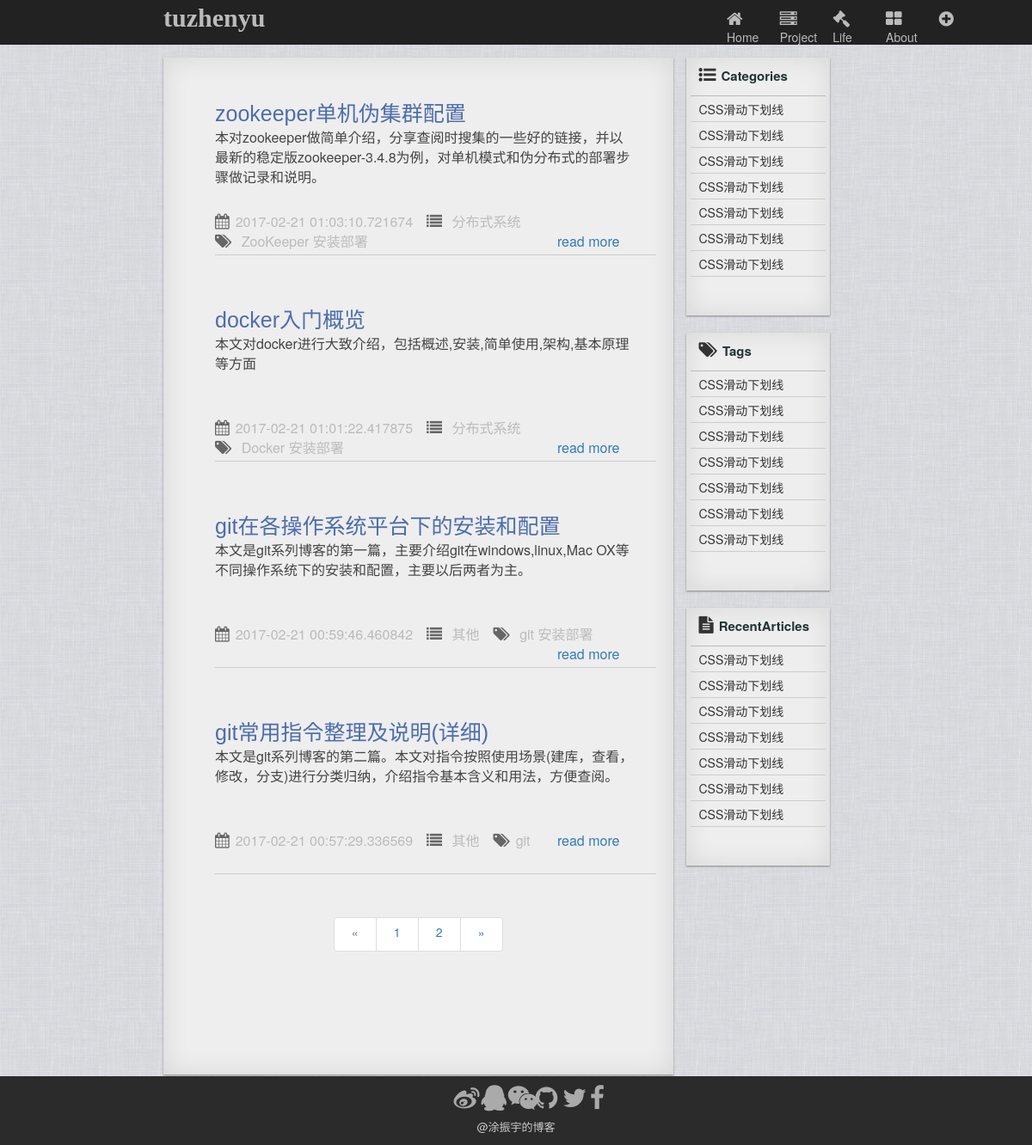
/index, run on the app's committed database.
### app/models.py (models this page shows)
class Article(db.Model):
    __tablename__ = 'articles'
    id = db.Column(db.Integer, primary_key = True)
    markDownEdit = db.Column(db.Text)
    timestamp = db.Column(db.DateTime,index=True,default=datetime.utcnow)
    title = db.Column(db.String(128))
    category = db.Column(db.String(32))
    tag = db.Column(db.String(32))
    describe = db.Column(db.Text)

### app/views.py (the view)
@app.route('/index', methods=['GET','POST'])
def index():
    page = request.args.get('page', 1, type=int)
    pagination = models.Article.query.order_by(models.Article.timestamp.desc()).paginate(page, per_page=app.config['FLASKY_POSTS_PER_PAGE'],error_out=False)
    articles = pagination.items
    return render_template("index.html",articles = articles,pagination = pagination)

### app/templates/index.html
{% extends "base.html" %}
{% block content %}
<div class="wrapper row">
  <div class="col-md-2"></div>
  <div class="col-md-8 row">
    <div class="col-md-9 leftSection">
      <ul class="articles">
        {% for article in articles %}
          <li class="blogAticle">
            <div class="articleHeader">
              <p><a href="{{ url_for('article', id=article.id) }}">{{article.title}}</a></p>
            </div>
            <div class="articleContent">
              <p>{{article.describe}}</p>
            </div>
            <div class="articleFooter">
              <ul>
                <li><i class="fa fa-calendar fa-1x" aria-hidden="true"></i><span>{{article.timestamp}}</span></li>
                <li><i class="fa fa-list fa-1x" aria-hidden="true"></i><span>{{article.category}}</span></li>
                <li><i class="fa fa-tags fa-1x" aria-hidden="true"></i><span>{{article.tag}}</span></li>
                <li class="readMore"><a href="{{ url_for('article', id=article.id) }}">read more</a></li>
              </ul>
            </div>
          </li>
        {% endfor %}
      </ul>
      <div class="paginationWapper">
        <ul class="pagination">
          <li {% if not pagination.has_prev %} class="disabled"{% endif %}>
            <a href="{% if pagination.has_prev %}{{ url_for('index',page = pagination.page - 1) }}{% else %}#{% endif %}">&laquo;</a>
          </li>
          {% for p in pagination.iter_pages() %}
            {% if p %}
              <li><a href="{{ url_for('index', page = p) }}">{{p}}</a></li>
            {% else %}
            <li><a href="{{ url_for('index', page = p) }}">...</a></li>
            {% endif %}
          {% endfor %}
          <li {% if not pagination.has_next %} class="disabled"{% endif %}>
            <a href="{% if pagination.has_next %}{{ url_for('index',page = pagination.page + 1) }}{% else %}#{% endif %}">&raquo;</a>
          </li>
        </ul>
      </div>
    </div>
    <div class="col-md-3 rightSection">
      <div class="side categories">
        <div class="header"><i class="fa fa-list-ul" aria-hidden="true"></i><span>Categories</span></div>
        <ul>
          <li>CSS滑动下划线</li>
          <li>CSS滑动下划线</li>
          <li>CSS滑动下划线</li>
          <li>CSS滑动下划线</li>
          <li>CSS滑动下划线</li>
          <li>CSS滑动下划线</li>
          <li>CSS滑动下划线</li>
        </ul>
      </div>
      <div class="side tags">
        <div class="header"><i class="fa fa-tags" aria-hidden="true"></i><span>Tags</span></div>
        <ul>
          <li>CSS滑动下划线</li>
          <li>CSS滑动下划线</li>
          <li>CSS滑动下划线</li>
          <li>CSS滑动下划线</li>
          <li>CSS滑动下划线</li>
          <li>CSS滑动下划线</li>
          <li>CSS滑动下划线</li>
        </ul>
      </div>
      <div class="side recentArticles">
        <div class="header"><i class="fa fa-file-text" aria-hidden="true"></i><span>RecentArticles</span></div>
        <ul>
          <li>CSS滑动下划线</li>
          <li>CSS滑动下划线</li>
          <li>CSS滑动下划线</li>
          <li>CSS滑动下划线</li>
          <li>CSS滑动下划线</li>
          <li>CSS滑动下划线</li>
          <li>CSS滑动下划线</li>
        </ul>
      </div>
    </div>
  </div>
</div>
{% endblock %}

### app/templates/base.html (shortened to what this page needs)
<!DOCTYPE html>
<html>
  <head>
    <link href="../static/css/bootstrap.min.css" rel="stylesheet">
    <link rel="stylesheet" href="../static/css/font-awesome.min.css"/>
    <link href="../static/css/style.css" rel="stylesheet">
  </head>
  <body>
    <header class="row">
      <div class="col-md-2 col-md-offset-2 row logo"><a href="#">tuzhenyu</a></div>
      <div class="col-md-4 col-md-offset-4 navigation">
        <ul class="row">
            <li class="col-md-2"><a id="home" href="/index"><i class="fa fa-home" aria-hidden="true"></i>Home</a></li>
            <li class="col-md-2"><a id="project" href="#"><i class="fa fa-server" aria-hidden="true"></i>Project</a></li>
            <li class="col-md-2"><a id="life" href="#"><i class="fa fa-gavel" aria-hidden="true"></i>Life</a></li>
            <li class="col-md-2"><a id="about" href="#"><i class="fa fa-th-large" aria-hidden="true"></i>About</a></li>
            <li class="col-md-2"><a id="create" href="/create"><i class="fa fa-plus-circle" aria-hidden="true"></i></a></li>
        </ul>
      </div>
    </header>
    <div class="contant">
      {% block content %}{% endblock %}
    </div>
    <footer>
      <div class="row">
        <ul class="col-md-4 col-md-offset-5 row">
          <div class="col-md-1"><a href="#"><i class="fa fa-weibo" aria-hidden="true"></i></a></div>
          <div class="col-md-1"><a href="#"><i class="fa fa-qq" aria-hidden="true"></i></a></div>
          <div class="col-md-1"><a href="#"><i class="fa fa-weixin" aria-hidden="true"></i></a></div>
          <div class="col-md-1"><a href="#"><i class="fa fa-github" aria-hidden="true"></i></a></div>
          <div class="col-md-1"><a href="#"><i class="fa fa-twitter" aria-hidden="true"></i></a></div>
          <div class="col-md-1"><a href="#"><i class="fa fa-facebook" aria-hidden="true"></i></a></div>
        </ul>
      </div>
      <div class="power"><p>@涂振宇的博客</p></div>
    </footer>
  </body>
</html>

### app/static/css/style.css (style rules this page uses)
body { width: 100%; height: 100%; }
header { height: 52px; background: #222; margin: 0; padding: 0; }
.logo { padding: 0; }
.logo a { text-decoration: none; font-family:"SimHei"; font-size: 30px; font-weight: bold; color:#bbb; }
.navigation ul { list-style: none; margin-top: 12px; }
.navigation ul li a { text-decoration: none; font-size: 14px; color: #bbb; }
.navigation .fa { font-size: 20px; color: #bbb; margin-right: 7px; }
.contant { width: 100%; height: 1200px; background-color: #e2e2e2; background: url(../img/background.jpg); background-repeat:repeat;; margin: 0; padding-top: 15px; }
.wrapper .leftSection { height: 1183px; padding: 20px; background-color: #eee; box-shadow: 0 1px 2px rgba(0, 0, 0, 0.4), 0 0 30px rgba(10, 10, 0, 0.1) inset; }
.leftSection ul { list-style: none; }
.blogAticle { width: 100%; height: 210px; padding: 20px 0; margin-bottom: 30px; border-bottom:1px solid #ccc; }
.articleHeader { width: 95%; height: 25%; }
.articleHeader a { line-height: 50px;; font-size: 25px; font-weight: normal; font-family: "Ubuntu", Helvetica, Arial, sans-serif; color: #4d6dad; text-decoration: none; }
.articleContent { width: 95%; height: 55%; }
.articleContent p { color: #444; font-size: 16px; }
.articleFooter ul { list-style: none; margin-top: 5px; padding: 0; }
.articleFooter ul li { display: inline-block; color:#666; margin-right: 12px; }
.articleFooter ul li span { color:#bbb; font-size: 16px; }
.articleFooter ul li i { margin-right: 7px; font-size: 18px; }
.readMore { float: right; color: #4d6dad; font-size: 16px; }
.readMore a { text-decoration: none; margin-right: 30px; }
.paginationWapper { text-align: center; }
.pagination li a { width: 50px; height: 40px; }
.wrapper .rightSection { height: 1185px; }
.side { width: 100%; height: 300px; margin-bottom: 20px; padding: 5px; background-color: #eee; box-shadow: 0 1px 2px rgba(0, 0, 0, 0.4), 0 0 30px rgba(10, 10, 0, 0.1) inset; }
.side .header { width: 100%; height: 40px; padding-left: 10px; padding-top: 5px; border-bottom: 1px solid #bbb; }
.side .header i { font-size: 20px; margin-right: 6px; }
.side .header span { font-size: 15px; font-weight: bold; color:#233; }
.side ul { list-style: none; padding: 0; }
.side ul li { width: 100%; height: 30px; padding-left: 10px; padding-top: 5px; border-bottom: 1px solid #ccc; }
footer { width: 100%; height: 80px; background: #2b2b2b; }
footer ul { margin-top: 10px; }
footer .fa { font-size: 30px; color: #aaa; margin-right: 10px; }
footer .power { text-align: center; }
footer p { font-size: 13px; color: #ccc; }

### data on the page
Article: title "zookeeper单机伪集群配置", describe "本对zookeeper做简单介绍，分享查阅时搜集的一些好的链接，并以最新的稳定版zookeeper-3.4.8为例，对单机模式和伪分布式的部署步骤做记录和说明。", timestamp "2017-02-21 01:03:10.721674", category "分布式系统", tag "ZooKeeper 安装部署"
Article: title "docker入门概览", describe "本文对docker进行大致介绍，包括概述,安装,简单使用,架构,基本原理等方面", timestamp "2017-02-21 01:01:22.417875", category "分布式系统", tag "Docker 安装部署"
Article: title "git在各操作系统平台下的安装和配置", describe "本文是git系列博客的第一篇，主要介绍git在windows,linux,Mac OX等不同操作系统下的安装和配置，主要以后两者为主。", timestamp "2017-02-21 00:59:46.460842", category "其他", tag "git 安装部署"
Article: title "git常用指令整理及说明(详细)", describe "本文是git系列博客的第二篇。本文对指令按照使用场景(建库，查看，修改，分支)进行分类归纳，介绍指令基本含义和用法，方便查阅。", timestamp "2017-02-21 00:57:29.336569", category "其他", tag "git"

### other printed values
{{ p }} "1" "2"
